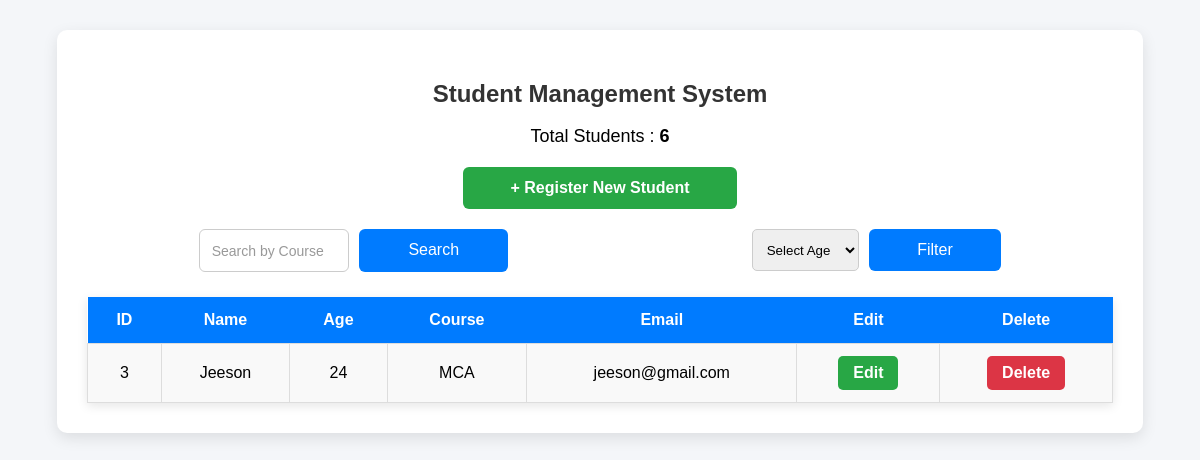
Page /Week-03/Task11-12_Student-Management-System/display.php?age=24 on the committed database.
### tables this page shows
CREATE TABLE `students` (
  `id` int(11) NOT NULL AUTO_INCREMENT,
  `name` varchar(100) DEFAULT NULL,
  `age` int(11) DEFAULT NULL,
  `email` varchar(100) DEFAULT NULL,
  `course` varchar(100) DEFAULT NULL,
  PRIMARY KEY (`id`)
);

### Week-03/Task11-12_Student-Management-System/display.php (the view, shortened to what this page needs)
<?php
include "db.php";
if(isset($_GET["search"]) && $_GET["search"] != "")
{
    $search = $_GET["search"];
    $sql = "SELECT * FROM students
            WHERE course LIKE '%$search%'
            ORDER BY name ASC";
}
elseif(isset($_GET["age"]) && $_GET["age"] != "")
{
    $age = $_GET["age"];
    $sql = "SELECT * FROM students
            WHERE age = $age
            ORDER BY name ASC";
}
else
{
    $sql = "SELECT * FROM students
            ORDER BY name ASC";
}
$result = mysqli_query($conn, $sql);
$count_sql = "SELECT COUNT(*) AS total FROM students";
$count_result = mysqli_query($conn, $count_sql);
$count_row = mysqli_fetch_assoc($count_result);
?>
<!DOCTYPE html>
<html>
<head>
    <link rel="stylesheet" href="style.css">
</head>
<body>
<div class="container">
    <h2>Student Management System</h2>
    <p class="total">
        Total Students :
        <strong><?php echo $count_row["total"]; ?></strong>
    </p>
    <a href="index.php" class="add-btn">
        + Register New Student
    </a>
    <div class="controls">
        <form method="GET">
            <input
                type="text"
                name="search"
                placeholder="Search by Course">
            <button type="submit">
                Search
            </button>
        </form>
        <form method="GET">
            <select name="age">
                <option value="">Select Age</option>
            </select>
            <button type="submit">
                Filter
            </button>
        </form>
    </div>
    <table>
        <tr>
            <th>ID</th>
            <th>Name</th>
            <th>Age</th>
            <th>Course</th>
            <th>Email</th>
            <th>Edit</th>
            <th>Delete</th>
        </tr>
<?php
while($row = mysqli_fetch_assoc($result))
{
?>
<tr>
    <td><?php echo $row["id"]; ?></td>
    <td><?php echo $row["name"]; ?></td>
    <td><?php echo $row["age"]; ?></td>
    <td><?php echo $row["course"]; ?></td>
    <td><?php echo $row["email"]; ?></td>
    <td>
        <a
        href="edit.php?id=<?php echo $row['id']; ?>"
        class="edit-btn">
        Edit
        </a>
    </td>
    <td>
        <a
        href="delete.php?id=<?php echo $row['id']; ?>"
        class="delete-btn"
        onclick="return confirm('Are you sure you want to delete this student?');">
        Delete
        </a>
    </td>
</tr>
<?php
}
?>
    </table>
</div>
</body>
</html>

### Week-03/Task11-12_Student-Management-System/style.css (style rules this page uses)
body { margin: 0; padding: 30px; background: #f4f6f9; font-family: Arial, Helvetica, sans-serif; }
.container { width: 90%; max-width: 1200px; margin: auto; background: white; padding: 30px; border-radius: 10px; box-shadow: 0 5px 15px rgba(0, 0, 0, .1); }
h2 { text-align: center; color: #333; margin-bottom: 10px; }
.total { text-align: center; font-size: 18px; margin-bottom: 20px; }
.add-btn { display: block; width: 250px; margin: 20px auto; text-align: center; padding: 12px; background: #28a745; color: white; text-decoration: none; border-radius: 6px; font-weight: bold; transition: .3s; }
.controls { display: flex; justify-content: center; gap: 20px; flex-wrap: wrap; margin-bottom: 25px; }
.controls form { display: flex; gap: 10px; }
.controls input, .controls select { padding: 10px; border: 1px solid #ccc; border-radius: 5px; width: 180px; }
.controls button { padding: 10px 20px; border: none; background: #007bff; color: white; border-radius: 5px; cursor: pointer; transition: .3s; }
table { width: 100%; border-collapse: collapse; box-shadow: 0 3px 10px rgba(0, 0, 0, .1); }
th { background: #007bff; color: white; padding: 14px; }
td { padding: 12px; text-align: center; border: 1px solid #ddd; }
tr:nth-child(even) { background: #f9f9f9; }
.edit-btn, .delete-btn { display: inline-block; padding: 8px 15px; border-radius: 5px; color: white; text-decoration: none; font-weight: bold; }
.edit-btn { background: #28a745; }
.delete-btn { background: #dc3545; }
.container form { max-width: 500px; margin: auto; }
.container input { width: 100%; padding: 12px; border: 1px solid #ccc; border-radius: 6px; font-size: 15px; box-sizing: border-box; }
.container button { width: 100%; padding: 12px; background: #007bff; color: white; border: none; border-radius: 6px; font-size: 16px; cursor: pointer; transition: .3s; }
input::placeholder { color: #999; font-size: 14px; }

### rows in the picture
students: id "3", name "Jeeson", age "24", course "MCA", email "jeeson@gmail.com"

### other values in the picture
$count_row["total"] "6"
